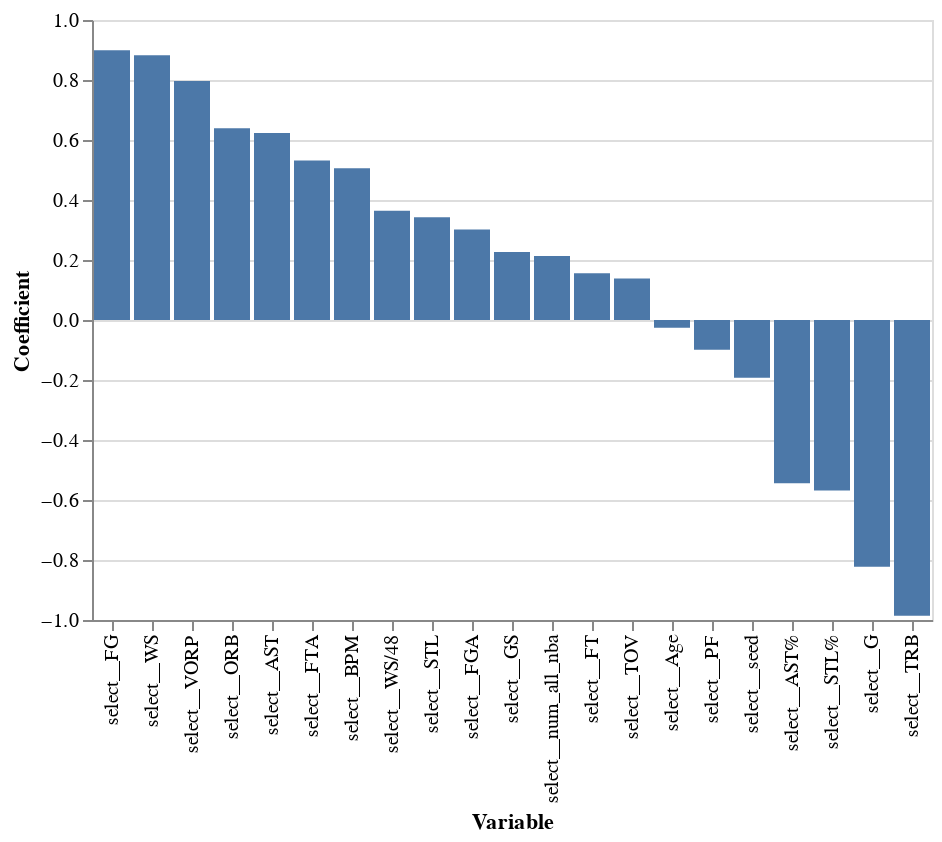

Source (notebook cell):
### Markdown cell above
We see from our coefficient plot that 2P% and TS% seems to have the highest impact on the log-odds of winning All-NBA, while TRB has the biggest negative impact.

### Code cell
#Now we will make a bar chart of these coefficients
alt.Chart(coef_df_nz).mark_bar().encode(
    y=alt.Y('coef',title='Coefficient'),
    x=alt.X('var',title='Variable', sort = '-y'))

### Figure 1 — Vega-Lite specification as saved in the notebook (floating-point values rounded to 4 significant figures)
{"config": {"view": {"continuousWidth": 400, "continuousHeight": 300}}, "data": {"name": "data-861eb94ca0f6df0453de5a3933153f5c"}, "mark": "bar", "encoding": {"x": {"field": "var", "sort": "-y", "title": "Variable", "type": "nominal"}, "y": {"field": "coef", "title": "Coefficient", "type": "quantitative"}}, "$schema": "https://vega.github.io/schema/vega-lite/v4.17.0.json", "datasets": {"data-861eb94ca0f6df0453de5a3933153f5c": [{"coef": -0.02549, "var": "select__Age"}, {"coef": -0.8227, "var": "select__G"}, {"coef": 0.2266, "var": "select__GS"}, {"coef": 0.899, "var": "select__FG"}, {"coef": 0.3013, "var": "select__FGA"}, {"coef": 0.1561, "var": "select__FT"}, {"coef": 0.5317, "var": "select__FTA"}, {"coef": 0.6388, "var": "select__ORB"}, {"coef": -0.9862, "var": "select__TRB"}, {"coef": 0.6235, "var": "select__AST"}, {"coef": 0.3426, "var": "select__STL"}, {"coef": 0.1379, "var": "select__TOV"}, {"coef": -0.09888, "var": "select__PF"}, {"coef": -0.5441, "var": "select__AST%"}, {"coef": -0.5683, "var": "select__STL%"}, {"coef": 0.8821, "var": "select__WS"}, {"coef": 0.3645, "var": "select__WS/48"}, {"coef": 0.5061, "var": "select__BPM"}, {"coef": 0.797, "var": "select__VORP"}, {"coef": 0.213, "var": "select__num_all_nba"}, {"coef": -0.1921, "var": "select__seed"}]}}
